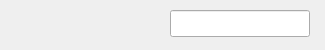
<?xml version="1.0" encoding="UTF-8"?>
<ui version="4.0">
 <class>ParameterSlot</class>
 <widget class="QWidget" name="ParameterSlot">
  <property name="geometry">
   <rect>
    <x>0</x>
    <y>0</y>
    <width>325</width>
    <height>50</height>
   </rect>
  </property>
  <property name="windowTitle">
   <string>Form</string>
  </property>
  <widget class="QLineEdit" name="edit">
   <property name="geometry">
    <rect>
     <x>170</x>
     <y>10</y>
     <width>140</width>
     <height>27</height>
    </rect>
   </property>
  </widget>
  <widget class="QLabel" name="label">
   <property name="geometry">
    <rect>
     <x>10</x>
     <y>10</y>
     <width>141</width>
     <height>27</height>
    </rect>
   </property>
   <property name="text">
    <string/>
   </property>
  </widget>
 </widget>
 <resources/>
 <connections/>
</ui>
